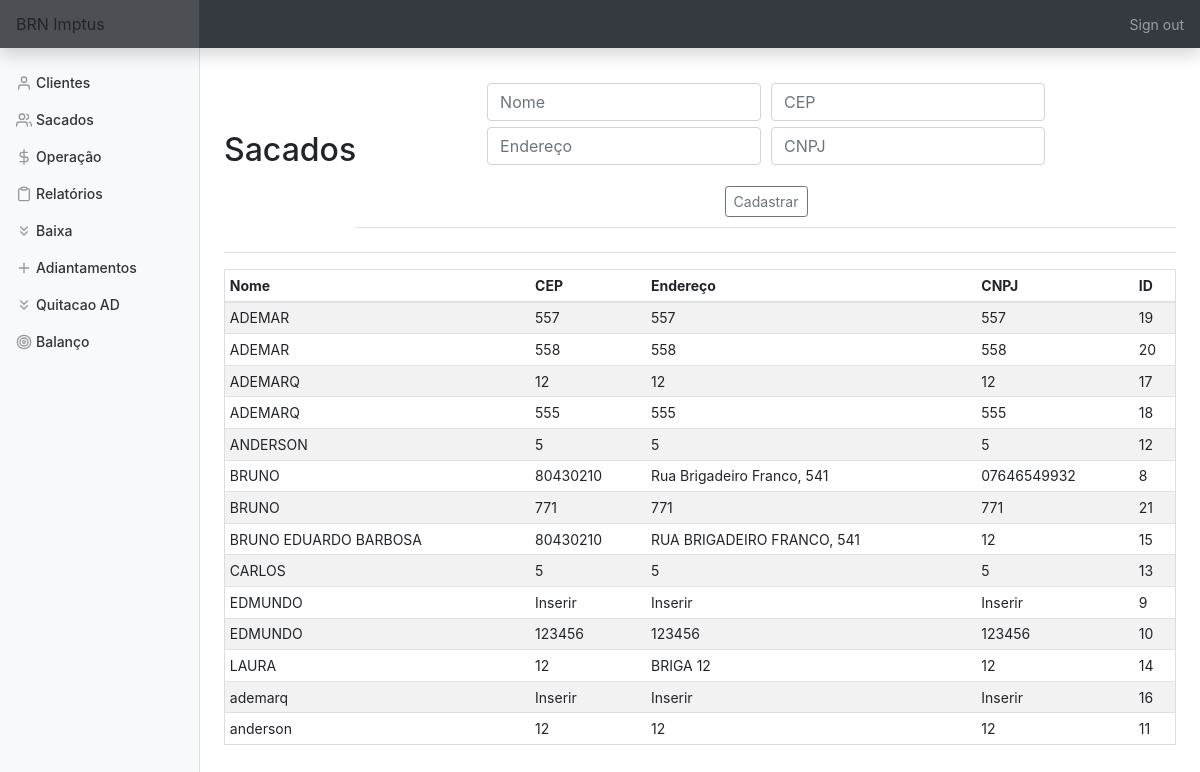
Before: /sacados (signed in) with the older database file.
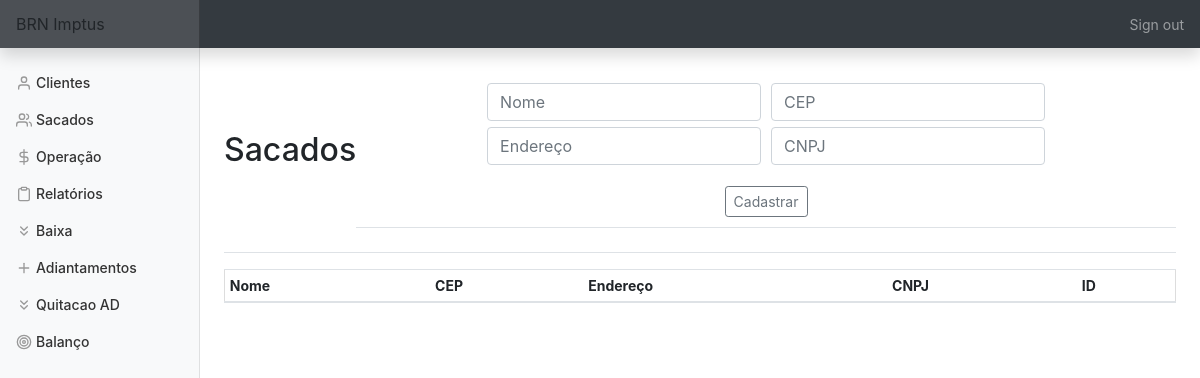
After: the same page with the newer database file.
### tables this page shows
CREATE TABLE sacados (id INTEGER PRIMARY KEY AUTOINCREMENT NOT NULL,
						nome TEXT NOT NULL,
						cep TEXT NOT NULL,
						endereço TEXT NOT NULL, cnpj TEXT);

### app.py (the view, shortened to what this page needs)
@app.route('/sacados', methods=['GET', 'POST'])
@login_required
def sacados():
    con = sqlite3.connect('brn.db')
    con.row_factory = sqlite3.Row
    cur = con.cursor()
    if request.method == 'GET':
        rows = cur.execute('SELECT * FROM sacados ORDER BY nome')
        rows = cur.fetchall()
        return render_template('sacados.html', rows=rows)

### app.py (called while the page is built)
@app.after_request
def after_request(response):
    response.headers["Cache-Control"] = "no-cache, no-store, must-revalidate"
    response.headers["Expires"] = 0
    response.headers["Pragma"] = "no-cache"
    return response

### helper.py (called while the page is built)
def login_required(f):
    @wraps(f)
    def decorated_function(*args, **kwargs):
        if session.get("user_id") is None:
            return redirect("/login")
        return f(*args, **kwargs)
    return decorated_function

### templates/sacados.html (shortened to what this page needs)
{% extends "layout.html" %}
{% block main %}
    <div class='d-flex justify-content-between flex-warp flex-md-nowrap align-items-center pt-3 pb-2 mb-3 border-bottom'>
        <h1 class='h2'>Sacados</h1>
        <div class='d-flex justify-content-between flex-warp flex-md-nowrap align-items-center pt-3 pb-2 mb-3 border-bottom'>
            <form action='sacados' method='POST'>
                <div class='form-group'>
                    <input name='nome' autofocus class='form-control' placeholder='Nome' type='text'>
                    <input name='cep' autofocus class='form-control' placeholder='CEP' type='number'>
                    <input name='endereco' autofocus class='form-control' placeholder='Endereço' type='text'>
                    <input name='cnpj' autofocus class='form-control' placeholder='CNPJ' type='text'>
                </div>
                <button type='submit' class='btn btn-sm btn-outline-secondary'>Cadastrar</button>
            </form>
        </div>
    </div>
    <div class='table-responsive'>
        <table class='table table-striped table-sm'>
            <thead>
                <tr>
                    <th>Nome</th>
                    <th>CEP</th>
                    <th>Endereço</th>
                    <th>CNPJ</th>
                    <th>ID</th>
                </tr>
            </thead>
            <tbody>
                {% for row in rows %}
                    <tr>
                        <td>{{ row['nome'] }}</td>
                        <td>{{ row['cep'] }}</td>
                        <td>{{ row['endereço'] }}</td>
                        <td>{{ row['cnpj'] }}</td>
                        <td>{{ row['id'] }}</td>
                    </tr>
                {% endfor %}
            </tbody>
        </table>
    </div>
{% endblock %}

### templates/layout.html (shortened to what this page needs)
<!DOCTYPE html>
    <html lang="pt-br">
        <head>
            <link rel="stylesheet" href="https://stackpath.bootstrapcdn.com/bootstrap/4.5.2/css/bootstrap.min.css">
            <link href="https://maxcdn.bootstrapcdn.com/bootstrap/4.1.3/css/bootstrap.min.css" rel="stylesheet">
            <link href="/static/styles.css" rel="stylesheet">
        </head>
        <body>
            <nav class='navbar navbar-dark sticky-top bg-dark felx-md-nowrap p-0 shadow'>
                <a class='navbar-brand col-md-3 col-lg-2 mr-0 px-3'>BRN Imptus</a>
                {% if session.user_id %}
                <ul class='navbar-nav px-3'>
                    <li class='nav-item text-nowrap'>
                        <a class='nav-link' href='/logout'>Sign out</a>
                    </li>
                </ul>
                {% endif %}
            </nav>
            <div class='container-fluid'>
                <div class='row'>
                    {% if session.user_id %}
                    <nav id='sidebarMenu' class='col-md-3 col-lg-2 d-md-block bg-light sidebar collapse'>
                        <div class='sidebar-sticky pt-3'>
                            <ul class='nav flex-column'>
                                <li class='nav-item'><a class='nav-link' href='/clientes'><span data-feather='user'></span>Clientes</a></li>
                                <li class='nav-item'><a class='nav-link' href='/sacados'><span data-feather='users'></span>Sacados</a></li>
                                <li class='nav-item'><a class='nav-link' href='/operacao'><span data-feather='dollar-sign'></span>Operação</a></li>
                                <li class='nav-item'><a class='nav-link' href='/relatorios'><span data-feather='clipboard'></span>Relatórios</a></li>
                                <li class='nav-item'><a class='nav-link' href='/baixa'><span data-feather='chevrons-down'></span>Baixa</a></li>
                                <li class='nav-item'><a class='nav-link' href='/adiantamentos'><span data-feather='plus'></span>Adiantamentos</a></li>
                                <li class='nav-item'><a class='nav-link' href='/quitacao'><span data-feather='chevrons-down'></span>Quitacao AD</a></li>
                                <li class='nav-item'><a class='nav-link' href='/balanco'><span data-feather='target'></span>Balanço</a></li>
                            </ul>
                        </div>
                    </nav>
                    {% endif %}
                </div>
            </div>
            <main role='main' class='col-md-9 ml-sm-auto col-lg-10 px-md-4'>
                {% block main %}
                {% endblock %}
            </main>
        </body>
    </html>

### static/styles.css (style rules this page uses)
main .form-control { display: inline-block; width: auto; margin: 3px; }
main { overflow-x: auto; text-align: center; }
main table { text-align: left; border-collapse: collapse; border-spacing: 0; width: 100%; border: 1px solid #ddd; }
main table td, th { text-align: left; padding: 16px; }
button { margin: 2px; }
body { font-size: .875rem; height:100%; }
.feather { width: 16px; height: 16px; vertical-align: text-bottom; }
.sidebar { position: fixed; top: 0; bottom: 0; left: 0; z-index: 100; padding: 48px 0 0; box-shadow: inset -1px 0 0 rgba(0, 0, 0, .1); }
.sidebar-sticky { position: relative; top: 0; height: calc(100vh - 48px); padding-top: .5rem; overflow-x: hidden; overflow-y: auto; }
.sidebar .nav-link { font-weight: 500; color: #333; }
.sidebar .nav-link .feather { margin-right: 4px; color: #999; }
.navbar-brand { padding-top: .75rem; padding-bottom: .75rem; font-size: 1rem; background-color: rgba(201, 195, 195, 0.158); box-shadow: inset -1px 0 0 rgba(0, 0, 0, .25); }

Changed rows visible on the page:
removed sacados: nome "ADEMAR", cep "557", endereço "557", cnpj "557", id "19"
removed sacados: nome "ADEMAR", cep "558", endereço "558", cnpj "558", id "20"
removed sacados: nome "ADEMARQ", cep "12", endereço "12", cnpj "12", id "17"
removed sacados: nome "ADEMARQ", cep "555", endereço "555", cnpj "555", id "18"
removed sacados: nome "ANDERSON", cep "5", endereço "5", cnpj "5", id "12"
removed sacados: nome "BRUNO", cep "80430210", endereço "Rua Brigadeiro Franco, 541", cnpj "07646549932", id "8"
removed sacados: nome "BRUNO", cep "771", endereço "771", cnpj "771", id "21"
removed sacados: nome "BRUNO EDUARDO BARBOSA", cep "80430210", endereço "RUA BRIGADEIRO FRANCO, 541", cnpj "12", id "15"
removed sacados: nome "CARLOS", cep "5", endereço "5", cnpj "5", id "13"
removed sacados: nome "EDMUNDO", cep "Inserir", endereço "Inserir", cnpj "Inserir", id "9"
removed sacados: nome "EDMUNDO", cep "123456", endereço "123456", cnpj "123456", id "10"
removed sacados: nome "LAURA", cep "12", endereço "BRIGA 12", cnpj "12", id "14"
removed sacados: nome "ademarq", cep "Inserir", endereço "Inserir", cnpj "Inserir", id "16"
removed sacados: nome "anderson", cep "12", endereço "12", cnpj "12", id "11"
